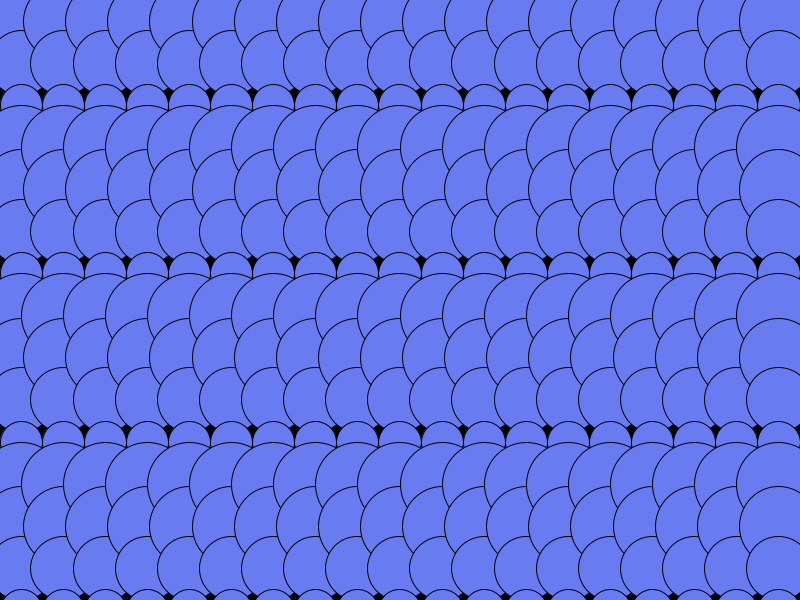
Frame 1 (no input)
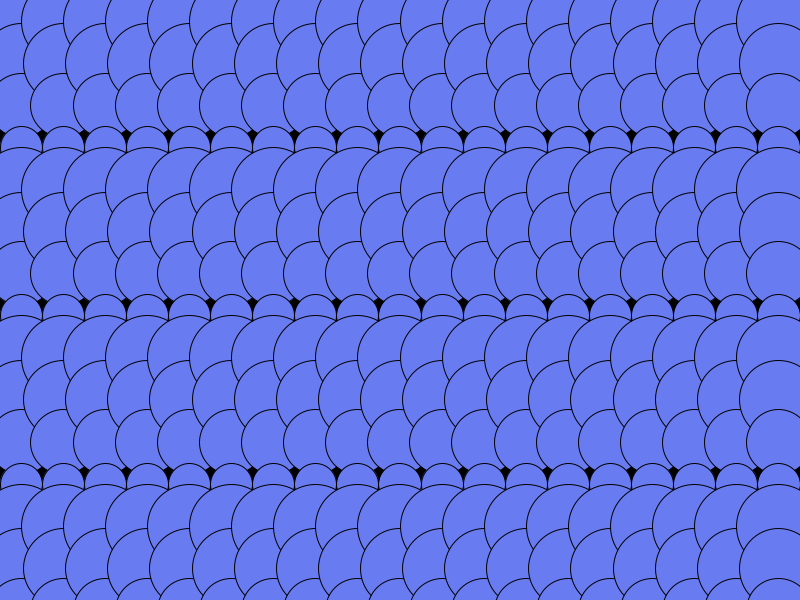
Frame 60 (the mouse pressed at the canvas centre just before this capture)
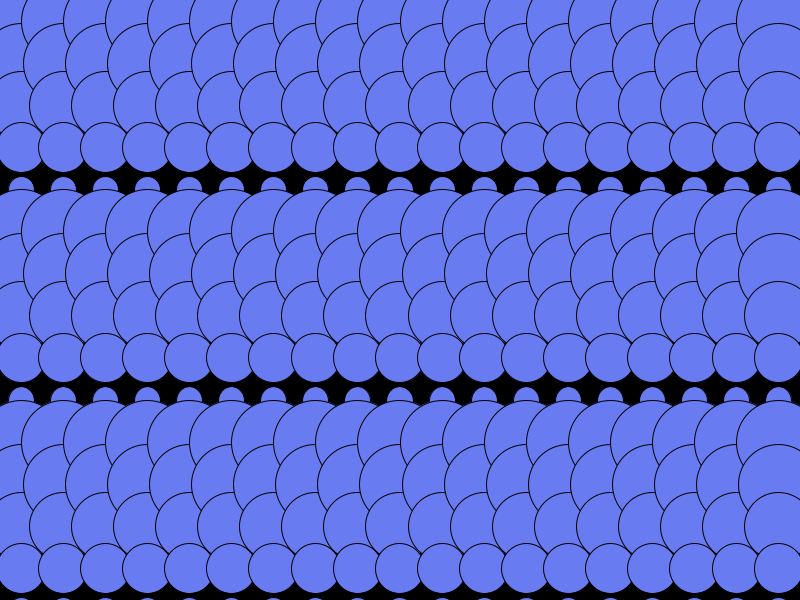
Frame 120 (the mouse held since frame 60 and released just before this capture)

The Processing sketch that drew these frames (run headless with seeded random() and noise(); from frame 60 on, the mouse is pressed at the canvas centre):

// Processing sketch: processing_153565
// ── processing_153565.pde

/*
 * Creative Coding
 * Week 2, 06 - Moving Patterns 2
 * by Indae Hwang and Jon McCormack
 * Copyright (c) 2014 Monash University
 *
 * Similar to the previous sketch, this sketch draws a grid of oscillating circles. Each circle has a "lifetime"
 * over which it grows and changes intensity and opacity. At the end of each lifetime the circle begins again.
 * Pressing the left and right arrow keys changes the lifetime of all the circles globally.
 *
 */
 
// variable used to store the current frame rate value
int frame_rate_value;
 
void setup() {
 
  // make the display window the full size of the screen
  size(800, 600); //displayWidth, displayHeight);
 
  frame_rate_value = 9;
  rectMode(CENTER);
  background(0);
}
 
 
void draw() {
 
  background(0);
 
  int num = 20;
  int margin = 0;
  float gutter = 0; //distance between each cell
  float cellsize = ( width - (2 * margin) - gutter * (num - 1) ) / (num - 1);
 
  int circleNumber = 0; // counter
  for (int i=0; i<num; i++) {
    for (int j=0; j<num; j++) {
      circleNumber = (i * num) + j; // different way to calculate the circle number from w2_04
 
      float tx = margin + cellsize * i + gutter * i;
      float ty = margin + cellsize * j + gutter * j;
 
      movingCircle(tx, ty, cellsize, circleNumber);
    }
  }
} //end of draw
 
 
void movingCircle(float x, float y, float size, int offset) {
 
  float circlePeriod = (float)frame_rate_value/2;
  float circleAge = (float)((frameCount + offset) % (int)circlePeriod) / circlePeriod;
 
  float circleSize = size * 2.0 * cos(circleAge * HALF_PI);
 
  strokeWeight(1);
  stroke(random (0), lerp(55, 80, 100));
  fill(105, 123, 240);//(lerp(128, 0, circleAge), lerp(120, 0, circleAge));
  ellipse(x-size/2, y+size/2, circleSize, circleSize);
}
void mousePressed(){
   
  // clicking on left side of display screen
if(mouseX <= width/2 && frame_rate_value <100){
    frame_rate_value++;
  }
  // clicking on right side of display screen
  if(mouseX > width/2 && frame_rate_value > 2){
    frame_rate_value--;
    }
    // print the current value on the screen
    println("Current frame Rate is: " + frame_rate_value);
 
}
/*
 * keyReleased function
 *
 * called automatically by Processing when a keyboard key is released
 */
/*void keyReleased() {
 
  // right arrow -- increase frame_rate_value
  if (keyCode == RIGHT && frame_rate_value < 120) {
    frame_rate_value++;
  }
 
  // left arrow -- decrease frame_rate_value
  if ( keyCode == LEFT && frame_rate_value > 2) {
    frame_rate_value--;
  }
 
  // print the current value on the screen
  println("Current frame Rate is: " + frame_rate_value);*/
